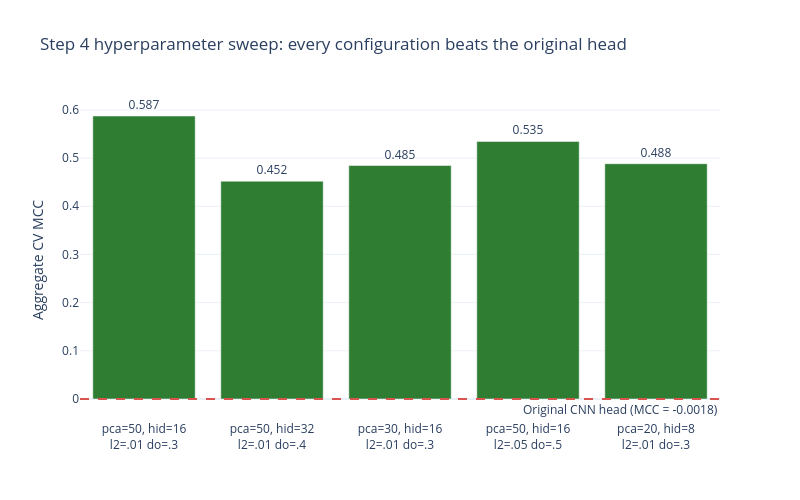

Notebook code for this chart:
### Markdown cell above
## 4. Hyperparameter sweep results (Step 4)

Every configuration tried for the fixed 1D-CNN head clears the original chance-level baseline by a wide margin, showing the fix is robust to the exact head size/regularization choice, not a single lucky configuration.

### Code cell
sweep_configs = [
    'pca=50, hid=16<br>l2=.01 do=.3',
    'pca=50, hid=32<br>l2=.01 do=.4',
    'pca=30, hid=16<br>l2=.01 do=.3',
    'pca=50, hid=16<br>l2=.05 do=.5',
    'pca=20, hid=8<br>l2=.01 do=.3',
]
sweep_mcc = [0.5874, 0.4521, 0.4846, 0.5346, 0.4883]  # step4 standalone sweep run

fig = go.Figure()
fig.add_bar(x=sweep_configs, y=sweep_mcc, marker_color=COLOR_GOOD,
            text=[f'{v:.3f}' for v in sweep_mcc], textposition='outside')
fig.add_hline(y=0.0, line_dash='dash', line_color=COLOR_BAD,
              annotation_text='Original CNN head (MCC = -0.0018)', annotation_position='bottom right')

fig.update_layout(
    title='Step 4 hyperparameter sweep: every configuration beats the original head',
    yaxis_title='Aggregate CV MCC', template='plotly_white', width=800, height=500,
)
fig.show()

### Figure 1 — Plotly figure (JSON) as saved in the notebook; plotly's stock layout.template omitted (floating-point values rounded to 4 significant figures)
{"data": [{"marker": {"color": "#2e7d32"}, "text": ["0.587", "0.452", "0.485", "0.535", "0.488"], "textposition": "outside", "type": "bar", "x": ["pca=50, hid=16<br>l2=.01 do=.3", "pca=50, hid=32<br>l2=.01 do=.4", "pca=30, hid=16<br>l2=.01 do=.3", "pca=50, hid=16<br>l2=.05 do=.5", "pca=20, hid=8<br>l2=.01 do=.3"], "y": [0.5874, 0.4521, 0.4846, 0.5346, 0.4883]}], "layout": {"annotations": [{"showarrow": false, "text": "Original CNN head (MCC = -0.0018)", "x": 1, "xanchor": "right", "xref": "x domain", "y": 0.0, "yanchor": "top", "yref": "y"}], "height": 500, "shapes": [{"line": {"color": "#d9534f", "dash": "dash"}, "type": "line", "x0": 0, "x1": 1, "xref": "x domain", "y0": 0.0, "y1": 0.0, "yref": "y"}], "title": {"text": "Step 4 hyperparameter sweep: every configuration beats the original head"}, "width": 800, "yaxis": {"title": {"text": "Aggregate CV MCC"}}}}
